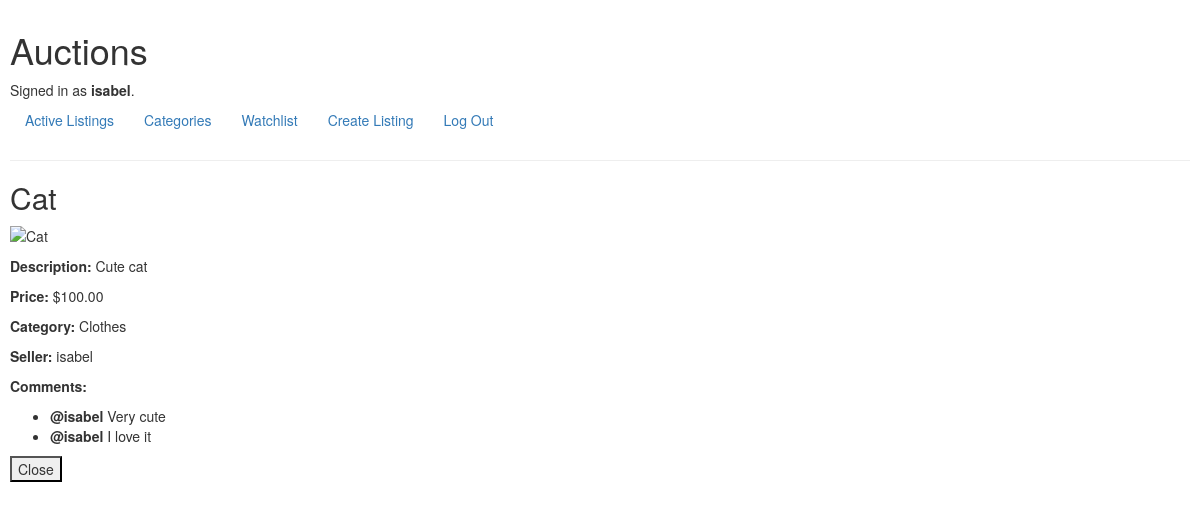
The page /auction/6/ (signed in) on the database as committed earlier.
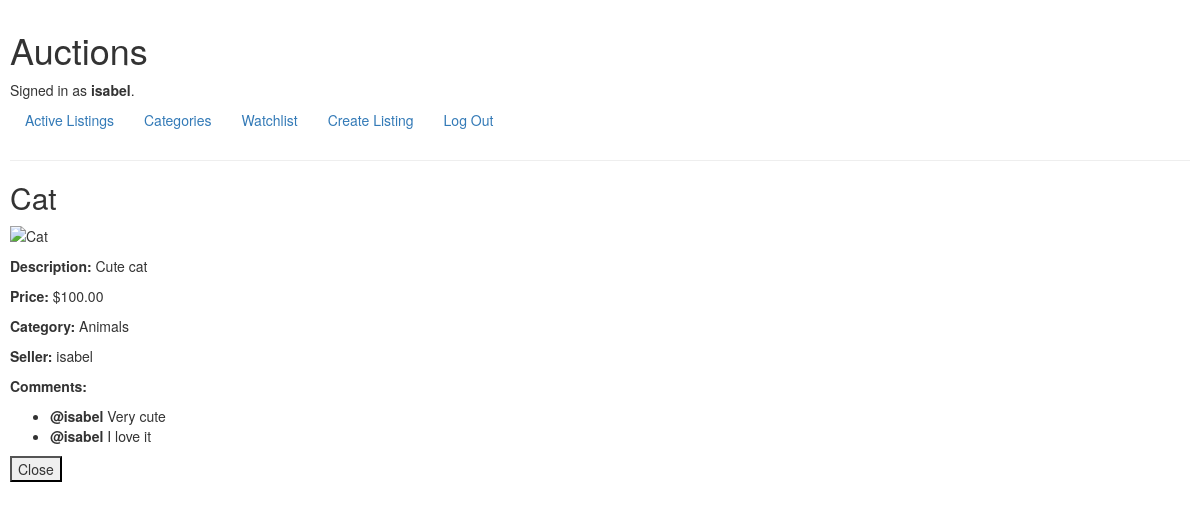
The same page on the database as committed later.
### auctions/models.py (models this page shows)
class User(AbstractUser):
    pass

class Auction(models.Model):
    seller = models.ForeignKey(User, on_delete=models.CASCADE, related_name='auctions_sold')
    title = models.CharField(max_length=64)
    description = models.CharField(max_length=5000)
    image = models.CharField(max_length=20000, blank=True, null=True)
    starting_bid = models.DecimalField(decimal_places=2, max_digits=12)
    category = models.ForeignKey(Category, on_delete=models.CASCADE, null=True)
    winner = models.ForeignKey(User, on_delete=models.CASCADE, null=True, related_name='auctions_won')

class Category(models.Model):
    name = models.CharField(max_length=60)

class Comment(models.Model):
    user = models.ForeignKey(User, on_delete=models.CASCADE)
    item = models.ForeignKey(Auction, on_delete=models.CASCADE, related_name='item_comments')
    comment = models.CharField(max_length=200)

### auctions/views.py (the view)
# urls.py: path('auction/<int:auction_id>/', views.auction, name='auction'),
@login_required(login_url='/login')
def auction(request, auction_id):
    auction = Auction.objects.get(id=auction_id)
    comments = auction.item_comments.all()
    is_seller = auction.seller == request.user
    in_watchlist = Watchlist.objects.filter(item=auction)
    return render(request, 'auctions/auction.html', {
        'auction': auction,
        'comments': comments,
        'is_seller': is_seller,
        'in_watchlist': in_watchlist
    })

### auctions/templates/auctions/auction.html (shortened to what this page needs)
{% extends "auctions/layout.html" %}
{% block body %}
    <h2>{{ auction.title }}</h2>
    {% if auction.image %}
        <p><img class="image" src="{{ auction.image }}" alt="{{ auction.title }}"></p>
    {% endif %}
    <p><strong>Description:</strong> {{ auction.description }}</p>
    <p><strong>Price:</strong> ${{ auction.starting_bid }}</p>
    <p><strong>Category:</strong> {{ auction.category.name }}</p>
    <p><strong>Seller:</strong> {{ auction.seller.username }}</p>
    <p><strong>Comments:</strong></p>
    <ul>
        {% for comment in comments %}
            <li><strong>@{{ comment.user.username}} </strong>{{ comment.comment }}</li>
        {% empty %}
            <li>No comments</li>
        {% endfor %}
    </ul>
    {% if user.is_authenticated %}
        {% if is_seller and auction.winner == null %}
            <form action="{% url 'close_auction' auction.id %}" method="post">
                <button type="submit">Close</button>
            </form>
        {% elif is_seller and auction.winner != null %}
            <form action="{% url 'reopen_auction' auction.id %}" method="post">
                {% csrf_token %}
                <button type="submit">Reopen</button>
            </form>
        {% endif %}
    {% endif %}
{% endblock %}

### auctions/templates/auctions/layout.html (shortened to what this page needs)
{% load static %}
<!DOCTYPE html>
<html lang="en">
    <head>
        <link rel="stylesheet" href="{% static 'auctions/styles.css' %}">
        <link rel="stylesheet" href="https://stackpath.bootstrapcdn.com/bootstrap/4.4.1/css/bootstrap.min.css">
        <link rel="stylesheet" href="https://maxcdn.bootstrapcdn.com/bootstrap/3.3.7/css/bootstrap.min.css">
    </head>
    <body>
        <h1>Auctions</h1>
        <div>
            {% if user.is_authenticated %}
                Signed in as <strong>{{ user.username }}</strong>.
            {% else %}
                Not signed in.
            {% endif %}
        </div>
        <ul class="nav">
            <li class="nav-item">
                <a class="nav-link" href="{% url 'index' %}">Active Listings</a>
            </li>
            {% if user.is_authenticated %}
                <li class="nav-item">
                    <a class="nav-link" href="{% url 'categories' %}">Categories</a>
                </li>
                <li class="nav-item">
                    <a class="nav-link" href="{% url 'watchlist' %}">Watchlist</a>
                </li>
                <li class="nav-item">
                    <a class="nav-link" href="{% url 'create' %}">Create Listing</a>
                </li>
                <li class="nav-item">
                    <a class="nav-link" href="{% url 'logout' %}">Log Out</a>
                </li>
            {% endif %}
        </ul>
        <hr>
        {% block body %}
        {% endblock %}
    </body>
</html>

### auctions/static/auctions/styles.css (style rules this page uses)
body { padding: 10px; }
.image { max-width: 400px; max-height: 300px; }

Rows that differ between the two databases and show on the page:
changed Auction "Cat": category.name "Clothes" → "Animals"
